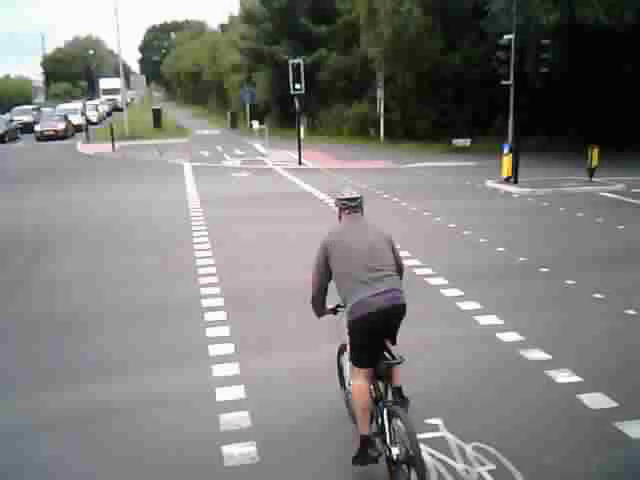
#> input picture Image_Data/vlcsnap-2022-10-10-10h19m26s597.png, 640 x 480 px
$ python traffic_light_detection.py --input Image_Data/vlcsnap-2022-10-10-10h19m26s597.png
#> lines starting #> are read from the running program, lines starting #| are printed output that depends on the picture
#importing libraries
import os
import numpy as np
import cv2
import argparse

#function to identify color of signal based on mask generated
def detect_main_color(hsv_image):

    # mapping colour names to HSV range
    #Since red color has two seprate ranges (at starting  and ending) on HSV pallete.
    #Setting two different Upper and Lower range nask range for Red.
    colors = [
        ['red', [0,100,100], [10,255,255]],
        ['red', [160,100,100], [180,255,255]],
        ['amber', [88,100,100], [108,255,255]],
        ['green', [40, 50, 50], [90, 255, 255]],
    ]

    color_found = 'unknown'
    max_count = 0

    for color_name, lower_val, upper_val in colors:
        # threshold the HSV image - any matching color will show up as white
        mask = cv2.inRange(hsv_image, np.array(lower_val), np.array(upper_val))

        # count white pixels on mask
        count = np.sum(mask)
        if count > max_count:
            color_found = color_name
            max_count = count

    return color_found


if __name__=='__main__':

    #creating argument parser
    parser = argparse.ArgumentParser()
    parser.add_argument("-i", "--input", dest="filename", required=True, help="input file", metavar="FILE")
    args = parser.parse_args()

    #getting the file path
    file_path = args.filename

    #check if file path exist
    if os.path.exists(file_path):
        img = cv2.imread(file_path)
#> img is the input picture: shape (480, 640, 3); mean B, G, R 123.2, 125.4, 126

        #since location of traffic signal is fixed
        #Using Pixel value for location of traffic signal in image
        traffic_sign = img[55:95,285:305]
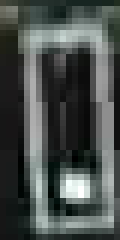
#> traffic_sign: shape (40, 20, 3) (shown 6 times larger); mean B, G, R 76, 78.4, 72.7
        hsv = cv2.cvtColor(traffic_sign, cv2.COLOR_BGR2HSV)
#> hsv: shape (40, 20, 3); mean H, S, V 53.4, 29.5, 78.5
        print(f"{file_path} - Traffic Sign : {detect_main_color(hsv)}")
#> the loop in detect_main_color, `for color_name, lower_val, upper_val in colors:` made 4 passes
#> (count, max_count) on pass 4: (6885, 6885)
#> count on passes 1 to 3: 0, 0, 0
#> after the loop in detect_main_color, `for color_name, lower_val, upper_val in colors:`: color_found = 'green'; max_count = 6885
#| Image_Data/vlcsnap-2022-10-10-10h19m26s597.png - Traffic Sign : green

    else:
        print('Invalid Path Provided')

$ run again, on Image_Data/vlcsnap-2022-10-10-10h20m00s631.png
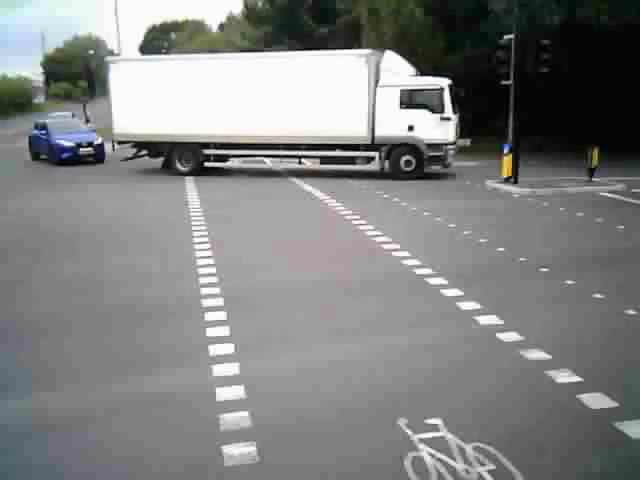
#> input picture Image_Data/vlcsnap-2022-10-10-10h20m00s631.png, 640 x 480 px
#> img is the input picture: shape (480, 640, 3); mean B, G, R 129, 129.6, 128.3
#> `traffic_sign = img[55:95,285:305]`:
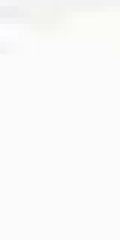
#> traffic_sign: shape (40, 20, 3) (shown 6 times larger); mean B, G, R 250, 250.2, 250.3
#> hsv: shape (40, 20, 3); mean H, S, V 8, 0.4, 250.3
#> after the loop in detect_main_color, `for color_name, lower_val, upper_val in colors:`: color_found = 'unknown'; max_count = 0
#| Image_Data/vlcsnap-2022-10-10-10h20m00s631.png - Traffic Sign : unknown
